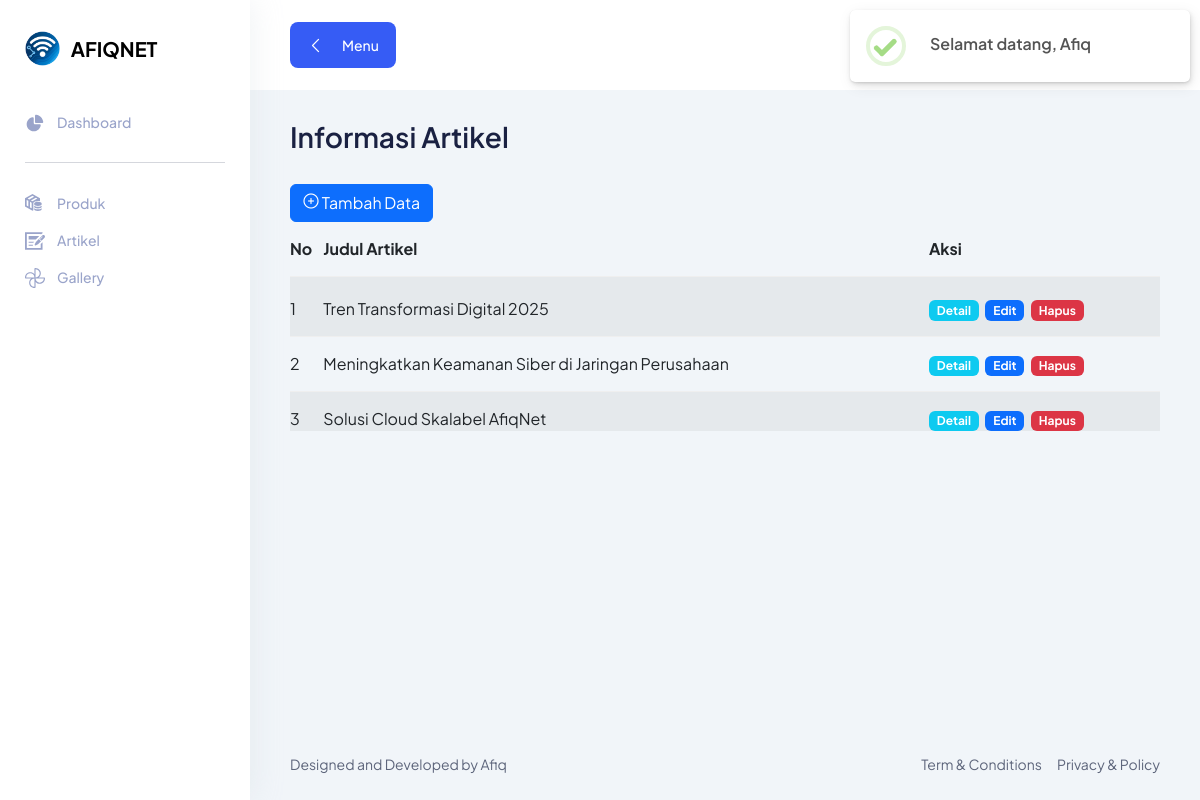
The app's page /backend/index.php?page=artikel (signed in) with its own data.
### tables this page shows
CREATE TABLE `artikel` (
  `id` int NOT NULL,
  `judul` varchar(50) NOT NULL,
  `sinopsis` varchar(80) NOT NULL,
  `deskripsi` text NOT NULL,
  `foto` varchar(30) NOT NULL,
  `tanggal_terbit` varchar(50) NOT NULL
);

### backend/artikel.php (the view, shortened to what this page needs)
<section class="section">
    <div class="container-fluid">
        <div class="title-wrapper pt-30">
            <div class="row align-items-center">
                <div class="col-md-6">
                    <div class="title">
                        <h2>Informasi Artikel</h2>
                    </div>
                </div>
            </div>
        </div>
        <a href="?page=artikel_tambah" class="btn btn-primary"><i class="lni lni-circle-plus"></i> Tambah Data</a>
        <table class="table table-striped" id="datatables">
            <thead>
                <tr>
                    <th>No</th>
                    <th>Judul Artikel</th>
                    <th>Aksi</th>
                </tr>
            </thead>
            <tbody>
                <?php
                $no = 1;
                $tmp = mysqli_query($konek, "SELECT * FROM artikel");
                while ($art = mysqli_fetch_assoc($tmp)) :
                ?>
                    <tr>
                        <td><?= $no++; ?></td>
                        <td><?= $art['judul'] ?></td>
                        <td>
                            <a href="?page=artikel_detail&id_detail=<?= $art['id'] ?>" class="badge bg-info me-1">Detail</a>
                            <a href="?page=artikel_ubah&id_ubah=<?= $art['id'] ?>" class="badge bg-primary me-1">Edit</a>
                            <a href="#" class="badge bg-danger delete-btn" data-id="<?= $art['id'] ?>">Hapus</a>
                        </td>
                    </tr>
                <?php endwhile; ?>
            </tbody>
        </table>
    </div>
</section>

### backend/assets/css/fullcalendar.css (style rules this page uses)
:root { --fc-daygrid-event-dot-width:8px;--fc-list-event-dot-width:10px;--fc-list-event-hover-bg-color:#f5f5f5 }

### backend/assets/css/dataTables.css (style rules this page uses)
:root { --dt-row-selected: 13, 110, 253; --dt-row-selected-text: 255, 255, 255; --dt-row-selected-link: 9, 10, 11; --dt-row-stripe: 0, 0, 0; --dt-row-hover: 0, 0, 0; --dt-column-ordering: 0, 0, 0; --dt-html-background: white; }
:root { --dt-row-hover-alpha: 0.035; --dt-row-stripe-alpha: 0.023; --dt-column-ordering-alpha: 0.019; --dt-row-selected-stripe-alpha: 0.923; --dt-row-selected-column-ordering-alpha: 0.919; }

### records on screen
artikel: judul "Tren Transformasi Digital 2025"
artikel: judul "Meningkatkan Keamanan Siber di Jaringan Perusahaan"
artikel: judul "Solusi Cloud Skalabel AfiqNet"
